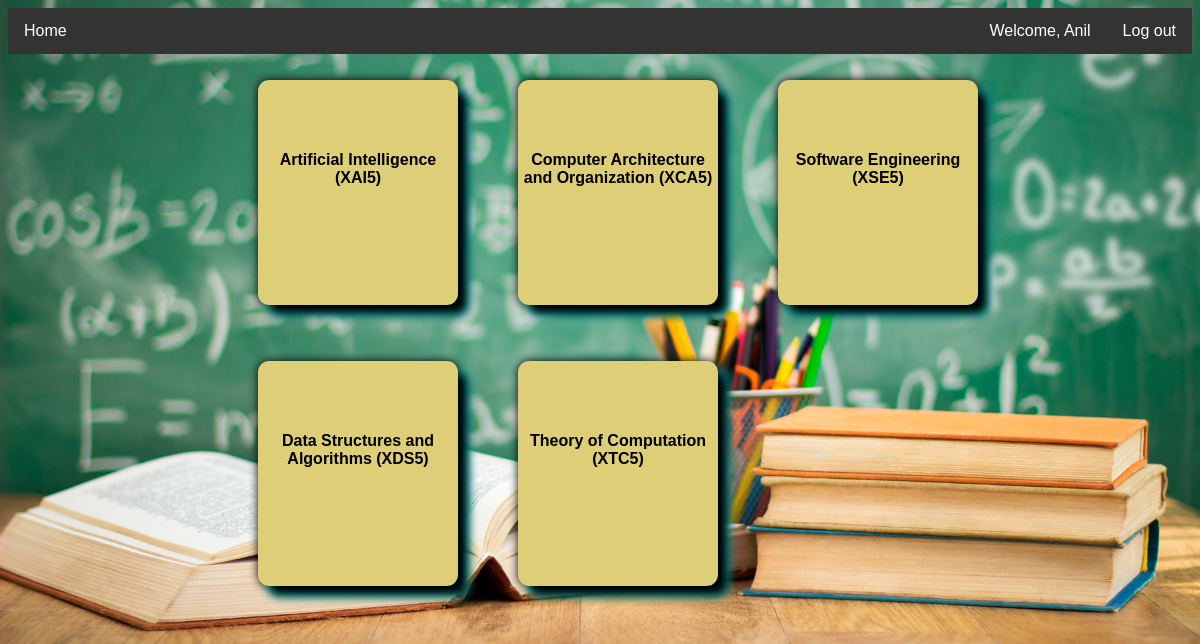
Page /home (signed in) on the committed database.
### tables this page shows
CREATE TABLE student(
    id TEXT primary key,
    roll_no TEXT,
    name TEXT,
    email TEXT,
    sem TEXT,
    year TEXT,
    branch TEXT,
    batch TEXT,
    passwd TEXT
);

CREATE TABLE course(
    id TEXT primary key,
    course_name TEXT,
    year TEXT,
    branch TEXT,
    sem TEXT
);

### app.py (the view, shortened to what this page needs)
@app.route("/home")
@loggedin
def home():
    if session["uid"][:2] == "su":
        details = db.execute("select * from student where id = :id", id = session["uid"])
        courses = db.execute("select course_name, id from course where branch = :branch and sem = :sem", branch = details[0]["branch"], sem = details[0]["sem"])
        return render_template("student_page.html", sid = session["uid"], id = session["uid"][:2], courses = courses, name = details[0]["name"])

### app.py (called while the page is built)
@app.after_request
def after_request(response):
    response.headers["Cache-Control"] = "no-cache, no-store, must-revalidate"
    response.headers["Expires"] = 0
    response.headers["Pragma"] = "no-cache"
    return response

### helper.py (called while the page is built)
def loggedin(f):
    @wraps(f)
    def decorated_function(*args, **kwargs):
        if session.get("uid") is None:
            return redirect("/")
        return f(*args, **kwargs)
    return decorated_function

### templates/student_page.html (shortened to what this page needs)
<!DOCTYPE html>
<html>
<head>
<link rel="stylesheet" type="text/css" href="static/css/student_css.css">
</head>
<body>
  <nav>
    {% if id == "su"  %}
      <ul>
        <li><a class="active" href="/home">Home</a></li>
        <div class="logout_container">
            <li><a href="#about">Welcome, {{name}}</a></li>
            <li><a href="/logout2">Log out</a></li>
        </div>
      </ul>
    {% endif %}
  </nav>
<div class="row">
  {% for course in courses %}
    {% if id == "su"  %}
      <div class="column" sub-id = {{course["id"]}} onclick="javascript:document.location.href='/course?id={{course.id}}'" >
        <div style="background-color:#ddce77 ;border-radius: 11px;font-weight: bold;">
        <div class="card">
          <h1 style="font-size: medium;">{{course["course_name"]}}</h1>
          </div>
          </div>
      </div>
    {% endif %}
  {% endfor %}
</div>
</body>
</html>

### static/css/student_css.css (style rules this page uses)
* { box-sizing: border-box; }
body { font-family: Arial, Helvetica, sans-serif; background-image: url('../images/thapar2.jpg'); background-repeat: no-repeat; background-size: cover; }
.column { float: left; padding: 26px 30px 30px 30px; }
.row { margin: 0px 70px 0px 220px; text-align: center; }
.row:after { content: ""; display: table; clear: both; }
.card { box-shadow: 10px 10px 10px #000000,10px 10px 10px #00ffff,0px 0px 10px #000000; padding: 60px 5px 0px 5px; text-align: center; height:225px; width:200px; border-radius: 11px; }
ul { list-style-type: none; margin: 0; padding: 0; overflow: hidden; background-color: #333; }
ul .logout_container { float:right; }
li { float: left; }
li a { display: block; color: white; text-align: center; padding: 14px 16px; text-decoration: none; }

### rows in the picture
student: name "Anil"
course: course_name "Artificial Intelligence (XAI5)"
course: course_name "Computer Architecture and Organization (XCA5)"
course: course_name "Software Engineering (XSE5)"
course: course_name "Data Structures and Algorithms (XDS5)"
course: course_name "Theory of Computation (XTC5)"
